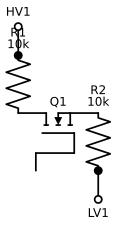

Here is the Python script that generated this plot:
import schemdraw
import schemdraw.elements as elm

schemdraw.config(fontsize=9, lw=1.3)

with schemdraw.Drawing(file='levelshifter_prinzip.svg', show=False) as d:
    d.config(unit=1.2)

    Q = elm.NMos(circle=False).up().label('Q1', loc='right')
    Rtop = elm.Resistor().up().at(Q.drain).label('R1\n10k', loc='right')
    dot_top = elm.Dot().at(Rtop.end)
    hv_line = elm.Line().up().length(0.6).at(dot_top.end)
    hv_pin = elm.Dot(open=True).at(hv_line.end).label('HV1', loc='top')

    Rbot = elm.Resistor().down().at(Q.source).label('R2\n10k', loc='right')
    dot_bot = elm.Dot().at(Rbot.end)
    lv_line = elm.Line().down().length(0.6).at(dot_bot.end)
    lv_pin = elm.Dot(open=True).at(lv_line.end).label('LV1', loc='bottom')

    gate_line = elm.Line().left().length(0.8).at(Q.gate)
    elm.Line().down().toy(dot_bot.start).at(gate_line.end)

print("ok")
